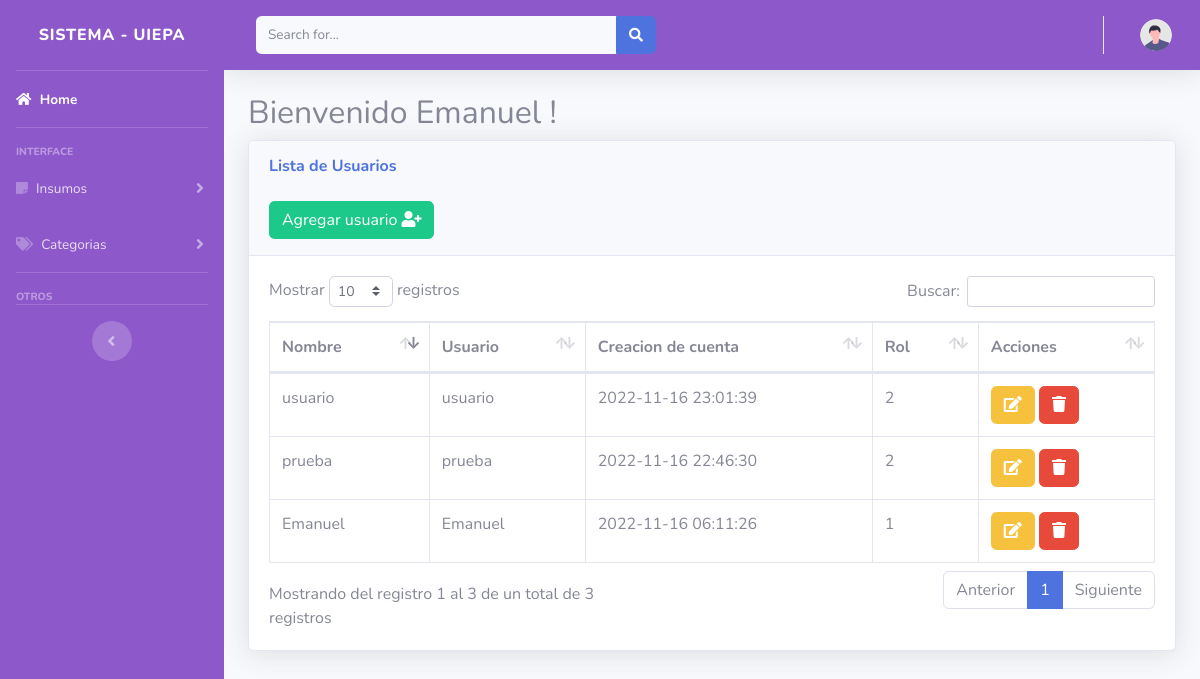
The app's page /views/usuarios.php (signed in) with its own data.
### tables this page shows
CREATE TABLE `usuarios` (
  `id` int(11) NOT NULL,
  `nombre` varchar(150) NOT NULL,
  `username` varchar(100) NOT NULL,
  `password` varchar(100) NOT NULL,
  `fecha` timestamp NOT NULL DEFAULT current_timestamp() ON UPDATE current_timestamp(),
  `rol_id` int(11) NOT NULL
);

### views/usuarios.php (the view, shortened to what this page needs)
<!DOCTYPE html>
<html lang="en">
<head>
</head>
<?php include "../includes/header.php";?>
<body id="page-top">
                <div class="container-fluid">
                <h2 class="subtitle">Bienvenido <?php echo $_SESSION['user']?> !</h2>
                    <div class="card shadow mb-4">
                        <div class="card-header py-3">
                            <h6 class="m-0 font-weight-bold text-primary">Lista de Usuarios</h6>
                            <br>
                            <button type="button" class="btn btn-success" data-toggle="modal" data-target="#user">
				            <span class="glyphicon glyphicon-plus"></span> Agregar usuario  <i class="fa fa-user-plus"></i> </a></button>
                        </div>
                        <div class="card-body">
                            <div class="table-responsive">
                                <table class="table table-bordered" id="dataTable" width="100%" cellspacing="0">
                                    <thead>
                                        <tr>
                                            <th>Nombre</th>
                                            <th>Usuario</th>
                                            <th>Creacion de cuenta</th>
                                            <th>Rol</th>
                                            <th>Acciones</th>
                                        </tr>
                                    </thead>
                                    <tbody id="user_table">
                                        <?php
                                            require_once ("../includes/db.php");
                                            $result=mysqli_query($conexion,"SELECT * FROM usuarios ");
                                            while ($fila = mysqli_fetch_assoc($result)):
                                        ?>
                                                    <tr>
            <td id="nombre"><?php echo $fila['nombre']; ?></td>
            <td id="correo"><?php echo $fila['username']; ?></td>
            <td id="fecha"><?php echo $fila['fecha']; ?></td>
            <td id="rol"><?php echo $fila['rol_id']; ?></td>
            <td>
            <a href="editUser.php?accion=edit_users&id=<?php echo $fila['id']?>" class="btn btn-warning" id="editForm">
            <i class="fa fa-edit "></i> </a>
            <a href="../includes/functions.php?accion=delete_users&id=<?php echo $fila['id'] ?> " class="btn btn-danger btn-del" id="deleteForm">
            <i  class="fa fa-trash "></i></a></button>
            </td>
            </tr>
            <?php endwhile;?>
                                    </tbody>
                                </table>
                            </div>
                        </div>
                    </div>
                </div>
            <?php include "registro.php";?>
</body>
</html>

### records on screen
usuarios: nombre "Emanuel", username "Emanuel", fecha "2022-11-16 06:11:26", rol "1"
usuarios: nombre "prueba", username "prueba", fecha "2022-11-16 22:46:30", rol "2"
usuarios: nombre "usuario", username "usuario", fecha "2022-11-16 23:01:39", rol "2"

### other values on screen
$_SESSION['user'] "Emanuel"
